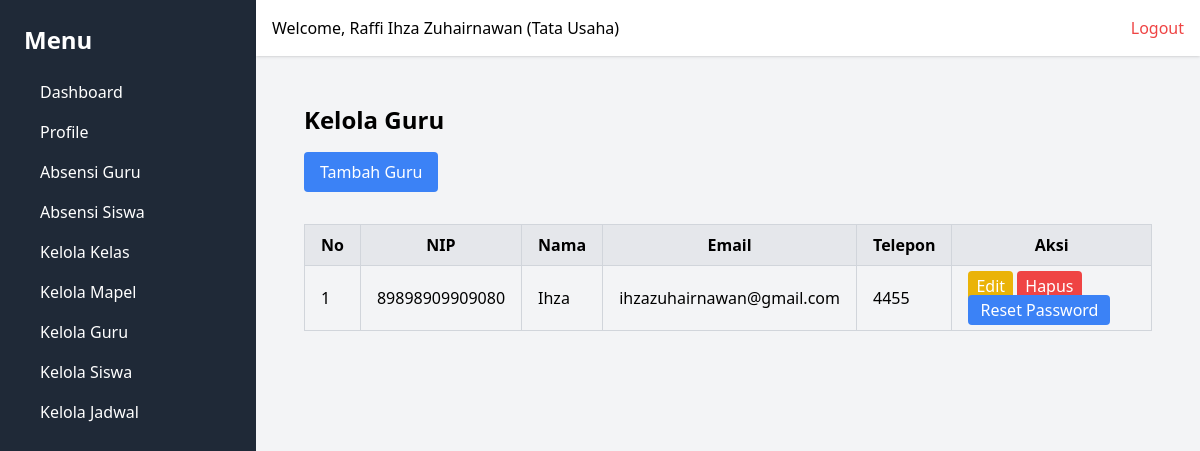
Before: /guru/ (signed in) with the older database file.
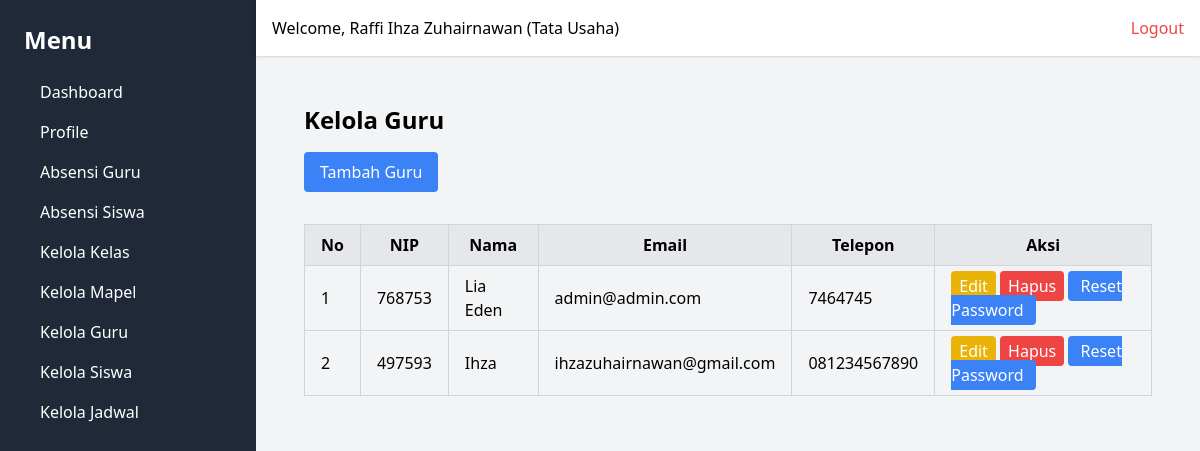
After: the same page with the newer database file.
### webabsensi/models.py (models this page shows, shortened)
class User(models.Model):
    ROLE_CHOICES = [
        ('Tata Usaha', 'Tata Usaha'),
        ('Guru', 'Guru'),
        ('Kepala Sekolah', 'Kepala Sekolah'),
    ]
    GENDER_CHOICES = [
        ('L', 'Laki-laki'),
        ('P', 'Perempuan'),
    ]
    nip = models.CharField(max_length=20, unique=True)
    email = models.EmailField(unique=True)
    password = models.CharField(max_length=255)
    nama = models.CharField(max_length=50)
    gender = models.CharField(max_length=1, choices=GENDER_CHOICES)
    role = models.CharField(max_length=20, choices=ROLE_CHOICES)
    no_telepon = models.CharField(max_length=15)
    created_at = models.DateTimeField(auto_now_add=True)
    updated_at = models.DateTimeField(auto_now=True)

### webabsensi/views.py (the view)
        def wrapper(request, *args, **kwargs):
            user_id = request.session.get('user_id')
            if not user_id:
                messages.error(request, 'Anda harus login terlebih dahulu.')
                return redirect('login')
            user = User.objects.get(id=request.session['user_id'])
            if user.role not in allowed_roles:
                return render(request, '403.html', {'message': 'Anda tidak memiliki izin untuk mengakses halaman ini.'})
            request.user = user  # Tambahkan user ke request agar dapat digunakan di template
            return view_func(request, *args, **kwargs)

### webabsensi/views.py (called while the page is built)
def role_required(allowed_roles):
    def decorator(view_func):
        def wrapper(request, *args, **kwargs):
            user_id = request.session.get('user_id')
            if not user_id:
                messages.error(request, 'Anda harus login terlebih dahulu.')
                return redirect('login')
            user = User.objects.get(id=request.session['user_id'])
            if user.role not in allowed_roles:
                return render(request, '403.html', {'message': 'Anda tidak memiliki izin untuk mengakses halaman ini.'})
            request.user = user  # Tambahkan user ke request agar dapat digunakan di template
            return view_func(request, *args, **kwargs)
        return wrapper
    return decorator

@role_required(['Tata Usaha', 'Kepala Sekolah'])
def manage_guru(request):
    guru_list = User.objects.filter(role="Guru").order_by('-created_at')
    return render(request, 'guru/manage_guru.html', {'guru_list': guru_list})

### webabsensi/templates/guru/manage_guru.html
{% extends 'base.html' %}
{% block content %}
<div class="p-6">
    <h1 class="text-2xl font-bold mb-4">Kelola Guru</h1>
    <a href="{% url 'add_guru' %}" class="bg-blue-500 text-white px-4 py-2 rounded mb-4 inline-block">Tambah Guru</a>
    <table class="table-auto w-full border-collapse border border-gray-300 mt-4">
        <thead>
            <tr class="bg-gray-200">
                <th class="border border-gray-300 px-4 py-2">No</th>
                <th class="border border-gray-300 px-4 py-2">NIP</th>
                <th class="border border-gray-300 px-4 py-2">Nama</th>
                <th class="border border-gray-300 px-4 py-2">Email</th>
                <th class="border border-gray-300 px-4 py-2">Telepon</th>
                <th class="border border-gray-300 px-4 py-2">Aksi</th>
            </tr>
        </thead>
        <tbody>
            {% for guru in guru_list %}
            <tr>
                <td class="border border-gray-300 px-4 py-2">{{ forloop.counter }}</td>
                <td class="border border-gray-300 px-4 py-2">{{ guru.nip }}</td>
                <td class="border border-gray-300 px-4 py-2">{{ guru.nama }}</td>
                <td class="border border-gray-300 px-4 py-2">{{ guru.email }}</td>
                <td class="border border-gray-300 px-4 py-2">{{ guru.no_telepon }}</td>
                <td class="border border-gray-300 px-4 py-2">
                    <a href="{% url 'edit_guru' guru.id %}" class="bg-yellow-500 text-white px-2 py-1 rounded">Edit</a>
                    <a href="{% url 'delete_guru' guru.id %}" onclick="return confirm('Apakah Anda yakin ingin menghapus guru ini? Semua data yang berkaitan dengan guru ini akan dihapus (seperti jadwal, absensi, dll)')" class="bg-red-500 text-white px-2 py-1 rounded">Hapus</a>
                    <a href="{% url 'reset_password_guru' guru.id %}" class="bg-blue-500 text-white px-3 py-1 rounded"
                        onclick="return confirm('Reset password akan menjadikan password untuk guru ini menjadi 123. Lanjutkan?')">Reset Password</a>
                </td>
            </tr>
            {% empty %}
            <tr>
                <td colspan="6" class="text-center border border-gray-300 px-4 py-2">Tidak ada data guru.</td>
            </tr>
            {% endfor %}
        </tbody>
    </table>
</div>
{% endblock %}

Changed rows visible on the page:
removed User: nip "89898909909080", nama "Ihza", email "ihzazuhairnawan@gmail.com", no_telepon "4455"
added User: nip "768753", nama "Lia Eden", email "admin@admin.com", no_telepon "7464745"
added User: nip "497593", nama "Ihza", email "ihzazuhairnawan@gmail.com", no_telepon "081234567890"
